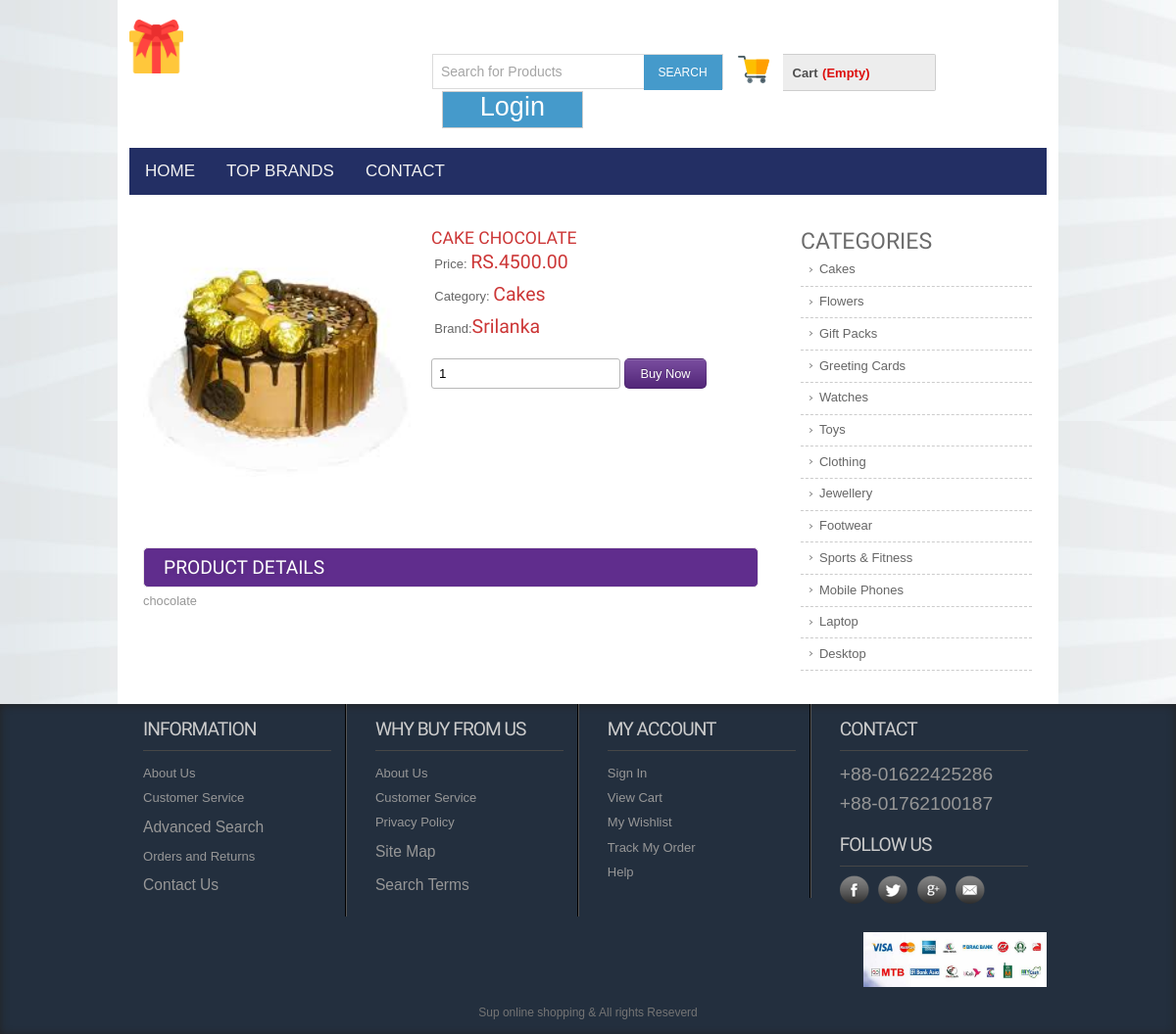
Page /details.php?proid=26 on the committed database.
### tables this page shows
CREATE TABLE `tbl_product` (
  `productId` int(11) NOT NULL,
  `productName` varchar(255) NOT NULL,
  `catId` int(11) NOT NULL,
  `brandId` int(11) NOT NULL,
  `body` text NOT NULL,
  `price` float(10,2) NOT NULL,
  `image` varchar(255) NOT NULL,
  `type` tinyint(4) NOT NULL DEFAULT 0
);

CREATE TABLE `tbl_category` (
  `catId` int(11) NOT NULL,
  `catName` varchar(255) NOT NULL
);

CREATE TABLE `tbl_brand` (
  `brandId` int(11) NOT NULL,
  `brandName` varchar(255) NOT NULL
);

### classess/Product.php (called while the page is built, shortened)
<?php
$filepath = realpath(dirname(__FILE__));
include_once ($filepath.'/../lib/Database.php');
?>
<?php
class Product{
private $db;
	public function __construct()
	{
		$this->db = new Database();
	}
public function getSingleProduct($id){
	$query = "SELECT p.*,c.catName,b.brandName
FROM tbl_product as p,tbl_category as c, tbl_brand as b
WHERE p.catId = c.catId AND p.brandId = b.brandId AND p.productId = '$id'";
	$result = $this->db->select($query);
	return $result;
}
}
?>

### lib/Database.php (called while the page is built, shortened)
<?php
Class Database{
 public $host   = DB_HOST;
 public $user   = DB_USER;
 public $pass   = DB_PASS;
 public $dbname = DB_NAME;
 public $link;
private function connectDB(){
 $this->link = new mysqli($this->host, $this->user, $this->pass,
  $this->dbname);
 }
public function select($query){
  $result = $this->link->query($query) or
   die($this->link->error.__LINE__);
  if($result->num_rows > 0){
    return $result;
  } else {
    return false;
  }
 }
}

### classess/Category.php (called while the page is built, shortened)
<?php
$filepath = realpath(dirname(__FILE__));
include_once ($filepath.'/../lib/Database.php');
?>
<?php
class Category
{
private $db;
	public function __construct()
	{
		$this->db = new Database();
	}
public function getAllCat(){
	$query = "SELECT * FROM tbl_category ORDER BY catId DESC";
	$result = $this->db->select($query);
	return $result;
}
}
?>

### details.php (the view, shortened to what this page needs)
<?php include 'inc/header.php';?>
<?php
if (isset($_GET['proid'])) {
    $id = preg_replace('/[^-a-zA-Z0-9_]/', '', $_GET['proid']);
}
?>
 <div class="main">
    <div class="content">
    	<div class="section group">
				<div class="cont-desc span_1_of_2">
				<?php
				$getPd = $pd->getSingleProduct($id);
				if ($getPd) {
					while ($result = $getPd->fetch_assoc()) {
				 ?>
					<div class="grid images_3_of_2">
						<img src="admin/<?php echo $result['image']; ?>" alt="" />
					</div>
				<div class="desc span_3_of_2">
					<h2><?php echo $result['productName']; ?> </h2>
					<div class="price">
						<p>Price: <span>RS.<?php echo $result['price']; ?></span></p>
						<p>Category: <span><?php echo $result['catName']; ?></span></p>
						<p>Brand:<span><?php echo $result['brandName']; ?></span></p>
					</div>
				<div class="add-cart">
					<form action="" method="post">
						<input type="number" class="buyfield" name="quantity" value="1"/>
						<input type="submit" class="buysubmit" name="submit" value="Buy Now"/>
					</form>
				</div>
			</div>
			<div class="product-desc">
			<h2>Product Details</h2>
			<?php echo $result['body']; ?>
	    </div>
			<?php } } ?>
	</div>
				<div class="rightsidebar span_3_of_1">
					<h2>CATEGORIES</h2>
					<ul>
						<?php
						$getCat = $cat->getAllCat();
						if ($getCat) {
							while ($result = $getCat->fetch_assoc()) {
						 ?>
				      <li><a href="productbycat.php?catId=<?php echo $result['catId']; ?>"><?php echo $result['catName']; ?></a></li>
				      <?php }} ?>
    				</ul>
 				</div>
 		</div>
 	</div>
	</div>
  <?php include 'inc/footer.php';?>

### css/newstyle.css (style rules this page uses)
html,body,div,span,applet,object,iframe,h1,h2,h3,h4,h5,h6,p,blockquote,pre,a,abbr,acronym,address,big,cite,code,del,dfn,em,img,ins,kbd,q,s,samp,small,strike,strong,sub,sup,tt,var,b,u,i,dl,dt,dd,ol,nav ul,nav li,fieldset,form,label,legend,table,caption,tbody,tfoot,thead,tr,th,td,article,aside,canvas,details,embed,figure,figcaption,footer,header,hgroup,menu,nav,output,ruby,section,summary,time,mark,audio,video { margin:0;padding:0;border:0;font-size:100%;font:inherit;vertical-align:baseline; }
ol,ul { list-style:none;margin:0;padding:0; }
a { text-decoration:none; }
img { max-width:100%; }
body { font-family:Arial, Helvetica, sans-serif; background:url(../images/body_bg.jpg); }
input[type="number"] { border: 1px solid #b8b8b8; border-radius: 3px; padding: 7px; }
.buysubmit { background: #602d8d url("../images/large-button-overlay.png") repeat scroll 0 0; border: 1px solid rgba(0, 0, 0, 0.1); border-radius: 5px; color: #fff; font-family: Arial,"Helvetica Neue","Helvetica",Tahoma,Verdana,sans-serif; font-size: 0.8em; padding: 7px 15px; text-shadow: 0 -1px 1px rgba(0, 0, 0, 0.25); cursor:pointer; outline:none; }
.section { clear: both; padding: 0px; margin: 0px; }
.group:before, .group:after { content:""; display:table; }
.group:after { clear:both; }
.group { zoom:1; }
.content { padding:20px 0; background:#FFF; }
.content h2 { font-size:23px; color:#6C6C6C; font-family: 'Monda', sans-serif; }
.cont-desc { display: block; float:left; clear:both; }
.rightsidebar { display: block; float:left; margin: 0% 0 0% 1.6%; }
.cont-desc:first-child { margin-left: 0; }
.desc { display: block; float:left; margin: 0% 0 0% 2.6%; }
.span_1_of_2 { width: 67.1%; padding:1.5%; }
.images_3_of_2 { width: 44.2%; float:left; text-align:center; }
.span_3_of_2 { width: 53.2%; }
.span_3_of_1 { width: 25.2%; padding:1.5%; }
.images_3_of_2 img { height: 302px; max-width: 100%; width: 100%; }
.span_3_of_2 h2 { font-family: 'Monda', sans-serif; font-size:1.1em; color: #CC3636; font-weight : normal; margin-top: 0px; text-transform:uppercase; }
.span_3_of_2 p { font-size:0.8125em; padding:0.3em 0; color:#969696; line-height: 1.6em; font-family : verdana, arial, helvetica, helve, sans-serif; }
.price p { font-size:0.8125em; padding:1.5% 1%; color: #666; vertical-align:top; }
.price p span { font-size:1.5em; font-family: 'Monda', sans-serif; color: #CC3636; }
.add-cart { padding-top:15px; }
.product-desc,.product-tags { clear:both; padding-top:20px; }
.product-desc h2,.product-tags h2 { padding:8px 20px; background:#602D8D; border: 1px solid #EBE8E8; border-radius: 5px; -webkit-border-radius: 5px; -moz-border-radius: 5px; -o-border-radius: 5px; font-family: 'Monda', sans-serif; font-size:1.2em; color:#FFF; text-transform: uppercase; text-shadow:0 1px 5px rgba(34, 34, 34, 0.17); }
.product-desc p { font-size: 0.8em; padding: 0.3em 0; color: #969696; line-height: 1.6em; font-family: verdana, arial, helvetica, helve, sans-serif; }
.span_3_of_1 li a { font-size:0.8125em; padding:0.42em 8%; color: #666; display: block; line-height: 1.6em; font-family : Arial, Helvetica, sans-serif; border-bottom:1px dashed #CCC; background: url(../images/drop_arrow.png) no-repeat 5px 11px; }
.buysubmit { background: #602d8d url(../images/large-button-overlay.png) repeat scroll 0 0; border: 1px solid rgba(0, 0, 0, 0.1); border-radius: 5px; color: #fff; font-family: Arial,"Helvetica Neue","Helvetica",Tahoma,Verdana,sans-serif; font-size: 0.8em; padding: 7px 15px; text-shadow: 0 -1px 1px rgba(0, 0, 0, 0.25); cursor: pointer; outline: none; }

### css/tougle.css (style rules this page uses)
body { margin: 0; font-family: Arial, Helvetica, sans-serif; }

### rows in the picture
tbl_product: image (picture), productName "CAKE CHOCOLATE", price "4500.00", catId.catName "Cakes", brandId.brandName "Srilanka", body "chocolate"
tbl_category: catName "Cakes"
tbl_category: catName "Flowers"
tbl_category: catName "Gift Packs"
tbl_category: catName "Greeting Cards"
tbl_category: catName "Watches"
tbl_category: catName "Toys"
tbl_category: catName "Clothing"
tbl_category: catName "Jewellery"
tbl_category: catName "Footwear"
tbl_category: catName "Sports & Fitness"
tbl_category: catName "Mobile Phones"
tbl_category: catName "Laptop"
tbl_category: catName "Desktop"
